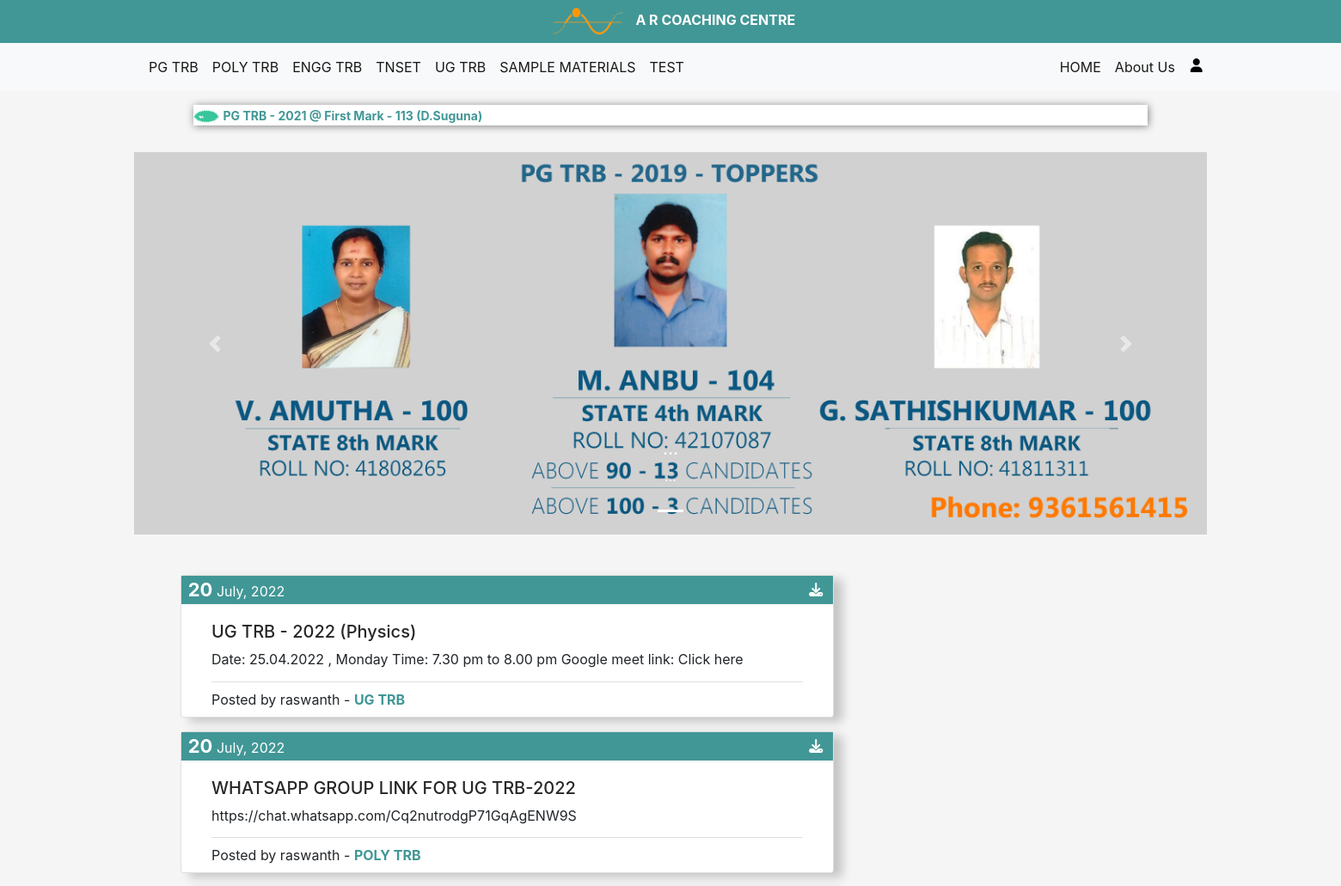
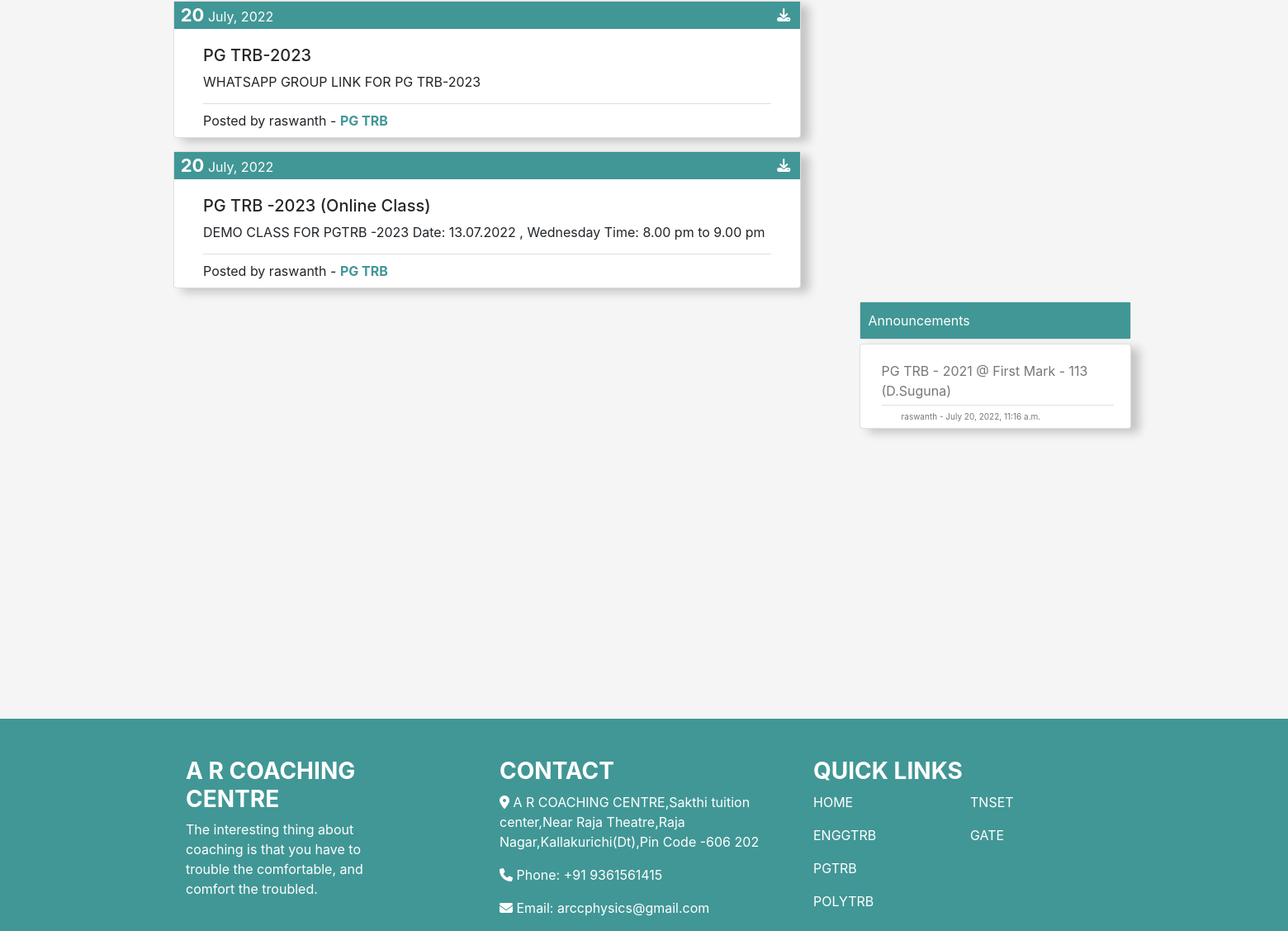
The page / on the database its author committed (2 pictures, top to bottom).
### blog/models.py (models this page shows, shortened)
class Announcement(models.Model):
	announcement = models.TextField(max_length=500)
	time = models.DateTimeField(default=timezone.now)
	author = models.ForeignKey(User, on_delete=models.CASCADE)

class Post(models.Model):
	title = models.CharField(max_length=255)
	content = models.TextField()
	date_posted = models.DateTimeField(auto_now_add=True)
	author = models.ForeignKey(User, on_delete=models.CASCADE)
	tag =  models.CharField(max_length=255, null=False)
	link = models.CharField(max_length=255, blank=True)

### blog/views.py (the view)
# urls.py: path('',views.main, name='main'),
def main(request):
    context={
        'posts' : Post.objects.all().order_by('-date_posted'),
        'announcements' : Announcement.objects.all()
    }
    return render(request, "blog/mainpage.html", context)

### blog/templates/blog/mainpage.html (shortened to what this page needs)
{% extends "blog/base.html" %}
{% block content%}
<div class="carousel-bar">
    <div id="myCarousel" class="carousel slide carousel-fade" data-ride="carousel">
        <ol class="carousel-indicators">
            <li data-target="#myCarousel" data-slide-to="0" class="active"></li>
          </ol>
        <div class="carousel inner">
            <div class="carousel-item active">
                <img src="/static/images/banner.jpg" alt="First Image" class="d-block w-100">
                <div class="carousel-caption d-none d-md-block">
                    <h5>...</h5>
                    <p>...</p>
                </div>
            </div>
            <a class="carousel-control-prev" href="#myCarousel" role="button" data-slide="prev">
                <span class="carousel-control-prev-icon" aria-hidden="true"></span>
              </a>
              <a class="carousel-control-next" href="#myCarousel" role="button" data-slide="next">
                <span class="carousel-control-next-icon" aria-hidden="true"></span>
              </a>
        </div>
    </div>
</div>
<div class="container">
        {% for Post in posts %}
    <div class="row">
        <div class="card col-md-8 col-sm-12 mb-3" style="box-shadow:10px 5px 12px rgba(0, 0, 0, 0.2);">
            <div class="ml-n1 pl-2 pr-2 h-25" style="background-color: rgb(65, 151, 150); color: white;">
                <b style="font-size: 22px">{{Post.date_posted|date:"d"}}</b>
                <c>{{Post.date_posted|date:"F, Y"}}</c>
                <a href="http://{{Post.link}}" class="fa fa-download float-right mt-2 mr-1" style="color: white;"></a>
            </div>
            <div class="card-body">
                <h5 style="color: rgb(39, 39, 39)">{{Post.title}}</h5>
                {{Post.content|safe}}
                <div class="post-sub pt-2 pb-2">
                    <p style="margin: 0">Posted by {{Post.author}} - <b style="color: rgb(65, 151, 150)">{{Post.tag}}</b></p>
                </div>
            </div>
        </div>
    </div>
        {% endfor %}
</div>
<div class="mainpage">
    <div class="mainpage-right">
        <div class="card" style="width: 27%; margin-bottom: 5px;">
            <div class="card-body" style="background-color: rgb(65, 151, 150); color: white; font-size: medium; text-align: left; padding: 10px;">
                <p class="card-text">Announcements</p>
            </div>
        </div>
        {% for Announcement in announcements %}
        <div class="card" style="width: 27%; margin-bottom: 15px; padding-left: 6px; box-shadow:10px 5px 12px rgba(0, 0, 0, 0.2);">
            <div class="card-body" style=" text-align: left; color: rgb(119, 119, 119);">
                <p style="margin-bottom: 0;">{{Announcement.announcement}}</p>
                <div class="post-sub" style="padding: 6px 24px">
                    <p style="margin: 0; font-size: 10px;">{{Announcement.author}} - {{Announcement.time}}</p>
                </div>
            </div>
        </div>
        {% endfor %}
    </div>
</div>
{% endblock content%}

### blog/templates/blog/base.html (shortened to what this page needs)
{% load static %}
<!DOCTYPE html>
<html lang="en">
<head>
    <link rel="stylesheet" href="https://cdn.jsdelivr.net/npm/bootstrap@4.0.0/dist/css/bootstrap.min.css">
    <link href="{% static 'css/base.css' %}" rel="stylesheet" >
</head>
<body>
    <header>
        <nav class="container-fluid" style="text-align: center; background-color: rgb(65, 151, 150);">
            <img src="/static/images/logo-head.png" alt="" height="50" width="100">
            <a href="{% url 'main' %}" class="" style="color: white; text-decoration: none;"><b>A R COACHING CENTRE</b></a>
        </nav>
        <nav class="navbar navbar-expand-lg navbar-light bg-light" id="nav2">
            <div class="collapse navbar-collapse" id="navbarMenu" style="margin-left: 5%;">
              <ul class="navbar-nav mr-auto" style="margin-left: 5%;">
                <li class="nav-item active">
                  <a class="nav-link" href="{% url 'pgtrb' %}">PG TRB <span class="sr-only">(current)</span></a>
                </li>
                <li class="nav-item active">
                  <a class="nav-link" href="{% url 'polytrb' %}">POLY TRB</a>
                </li>
                <li class="nav-item active">
                  <a class="nav-link" href="{% url 'enggtrb' %}">ENGG TRB</a>
                </li>
                <li class="nav-item active">
                    <a class="nav-link" href="{% url 'tnset' %}">TNSET</a>
                </li>
                <li class="nav-item active">
                    <a class="nav-link" href="{% url 'ugtrb' %}">UG TRB</a>
                </li>
                <li class="nav-item active">
                    <a class="nav-link" href="{% url 'sample' %}">SAMPLE MATERIALS</a>
                </li>
                <li class="nav-item active">
                    <a class="nav-link" href="{% url 'slogin' %}">TEST</a>
                </li>
                </ul>
                <ul class="navbar-nav" style="margin-right: 10%; display: flex;">
                    <li class="nav-item active">
                        <a class="nav-link" href="{% url 'main' %}">HOME</a>
                    </li>
                    <li class="nav-item active">
                        <a class="nav-link" href="{% url 'about' %}">About Us</a>
                    </li>
                    <li class="nav-item active">
                        {% if user.is_authenticated %}
                            <a href="{% url 'logout' %}"><i style="margin-left: 10px; margin-top: 10px; color: black;" class="fa fa-solid fa fa-user"></i></a>
                        {% else %}
                            <a href="{% url 'login' %}"><i style="margin-left: 10px; margin-top: 10px; color: black;" class="fa fa-solid fa fa-user"></i></a>
                        {% endif %}
                    </li>
                </ul>
            </div>
        </nav>
    </header>
    <main>
    <div class="container mt-3">
      <div style="background-color: white; box-shadow: 1px 1px 10px grey">
        {% for Announcement in announcements %}
                <marquee direction="left">
                    <img src="/static/images/new.gif" height=15 width=30>
                    <a style="font-size: 14px; color: rgb(65, 151, 150)"><b>{{Announcement.announcement}}</b></a>
                </marquee>
        {% endfor %}
      </div>
    </div>
    <div>
        {% block content %}{% endblock content %}
        <br>
    </div>
</main>
<section>
  <footer class="text-white">
    <div class="static-bottom" style="margin-top:2% ">
      <div class="container">
        <div class="row">
          <div class="col-md-3 footer-about wow fadeInUp">
            <h3><b>A R COACHING CENTRE</b></h3>
            <p>
              The interesting thing about coaching is that you have to trouble the comfortable, and comfort the troubled.
            </p>
                </div>
          <div class="col-md-4 offset-md-1 footer-contact wow fadeInDown">
            <h3><b>CONTACT</b></h3>
                <p><i class="fas fa-map-marker-alt"></i> A R COACHING CENTRE,Sakthi tuition center,Near Raja Theatre,Raja Nagar,Kallakurichi(Dt),Pin Code -606 202</p>
                <p><i class="fas fa-phone"></i> Phone: +91 9361561415</p>
                <p><i class="fas fa-envelope"></i> Email: <a href="mailto:arccphysics@domain.com" style="color: white;">arccphysics@gmail.com</a></p>
                </div>
                <div class="col-md-4 footer-links wow fadeInUp">
                  <div class="row">
                    <div class="col">
                      <h3><B>QUICK LINKS</B></h3>
                    </div>
                  </div>
                  <div class="row">
                    <div class="col-md-6">
                      <p><a class="scroll-link" href="#top-content" style="color: white;">HOME</a></p>
                      <p><a href="#" style="color: white;">ENGGTRB</a></p>
                      <p><a href="#" style="color: white;">PGTRB</a></p>
                      <p><a href="#" style="color: white;">POLYTRB</a></p>
                    </div>
                    <div class="col-md-6">
                      <p><a href="#" style="color: white;">TNSET</a></p>
                      <p><a href="#" style="color: white;">GATE</a></p>
                    </div>
                  </div>
                </div>
          </div>
      </div>
    </div>
  </footer>
</section>
</body>
</html>

### blog/static/css/base.css (style rules this page uses)
body { background-color: rgb(245, 245, 245); }
.ml-n1 { margin-left: -2.1%; margin-right: -2.1%; }
li { list-style: none; }
a { text-decoration: none; }
.carousel-item.active { display:block; }
.mainpage { margin-left: 10%; }
.mainpage-right { width: 150%; padding-left: 63%; }
.post-sub { border-top: 1px solid rgb(222, 222, 222); margin-bottom: -20px; margin-top: 2%; }
footer { margin:auto; position: sticky; margin-bottom: 0%; margin-top: 20%; background-color: rgb(65, 151, 150); width:100%; padding-top: 1%; }
.carousel-bar { margin-left: 10%; margin-right: 10%; margin-top: 2%; margin-bottom: 3%; }

### rows shown on the page
Announcement: announcement "PG TRB - 2021 @ First Mark - 113 (D.Suguna)", author "raswanth", time "July 20, 2022, 11:16 a.m."
Post: date_posted "20", date_posted "July, 2022", title "UG TRB - 2022 (Physics)", content "Date: 25.04.2022 , Monday Time: 7.30 pm to 8.00 pm Google meet link: Click here", author "raswanth", tag "UG TRB"
Post: date_posted "20", date_posted "July, 2022", title "WHATSAPP GROUP LINK FOR UG TRB-2022", content "https://chat.whatsapp.com/Cq2nutrodgP71GqAgENW9S", author "raswanth", tag "POLY TRB"
Post: date_posted "20", date_posted "July, 2022", title "PG TRB-2023", content "WHATSAPP GROUP LINK FOR PG TRB-2023", author "raswanth", tag "PG TRB"
Post: date_posted "20", date_posted "July, 2022", title "PG TRB -2023 (Online Class)", content "DEMO CLASS FOR PGTRB -2023 Date: 13.07.2022 , Wednesday Time: 8.00 pm to 9.00 pm", author "raswanth", tag "PG TRB"
